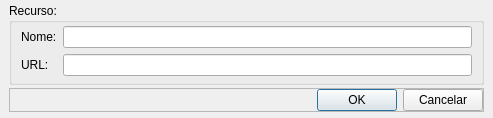
<?xml version="1.0" encoding="UTF-8"?>
<ui version="4.0">
 <class>Dialog</class>
 <widget class="QDialog" name="Dialog">
  <property name="geometry">
   <rect>
    <x>0</x>
    <y>0</y>
    <width>493</width>
    <height>107</height>
   </rect>
  </property>
  <property name="windowTitle">
   <string>Editar Recurso</string>
  </property>
  <layout class="QGridLayout" name="gridLayout">
   <property name="leftMargin">
    <number>9</number>
   </property>
   <property name="topMargin">
    <number>3</number>
   </property>
   <property name="rightMargin">
    <number>9</number>
   </property>
   <property name="bottomMargin">
    <number>6</number>
   </property>
   <property name="spacing">
    <number>3</number>
   </property>
   <item row="0" column="0">
    <widget class="QGroupBox" name="groupBox">
     <property name="focusPolicy">
      <enum>Qt::NoFocus</enum>
     </property>
     <property name="title">
      <string>Recurso:</string>
     </property>
     <layout class="QGridLayout" name="gridLayout_2">
      <property name="topMargin">
       <number>3</number>
      </property>
      <property name="bottomMargin">
       <number>6</number>
      </property>
      <item row="1" column="0">
       <widget class="QLabel" name="label">
        <property name="text">
         <string>URL:</string>
        </property>
       </widget>
      </item>
      <item row="0" column="0">
       <widget class="QLabel" name="label_2">
        <property name="text">
         <string>Nome:</string>
        </property>
       </widget>
      </item>
      <item row="1" column="1">
       <widget class="QLineEdit" name="tx_url"/>
      </item>
      <item row="0" column="1">
       <widget class="QLineEdit" name="tx_name"/>
      </item>
     </layout>
    </widget>
   </item>
   <item row="1" column="0">
    <widget class="QFrame" name="frame">
     <property name="frameShape">
      <enum>QFrame::StyledPanel</enum>
     </property>
     <property name="frameShadow">
      <enum>QFrame::Raised</enum>
     </property>
     <layout class="QGridLayout" name="gridLayout_3">
      <property name="margin">
       <number>0</number>
      </property>
      <item row="0" column="0">
       <spacer name="horizontalSpacer">
        <property name="orientation">
         <enum>Qt::Horizontal</enum>
        </property>
        <property name="sizeHint" stdset="0">
         <size>
          <width>308</width>
          <height>20</height>
         </size>
        </property>
       </spacer>
      </item>
      <item row="0" column="1">
       <widget class="QPushButton" name="bt_ok">
        <property name="text">
         <string>OK</string>
        </property>
        <property name="autoDefault">
         <bool>true</bool>
        </property>
       </widget>
      </item>
      <item row="0" column="2">
       <widget class="QPushButton" name="bt_cancel">
        <property name="text">
         <string>Cancelar</string>
        </property>
        <property name="autoDefault">
         <bool>false</bool>
        </property>
       </widget>
      </item>
     </layout>
    </widget>
   </item>
  </layout>
 </widget>
 <tabstops>
  <tabstop>tx_name</tabstop>
  <tabstop>tx_url</tabstop>
  <tabstop>bt_ok</tabstop>
  <tabstop>bt_cancel</tabstop>
  <tabstop>groupBox</tabstop>
 </tabstops>
 <resources/>
 <connections/>
</ui>
